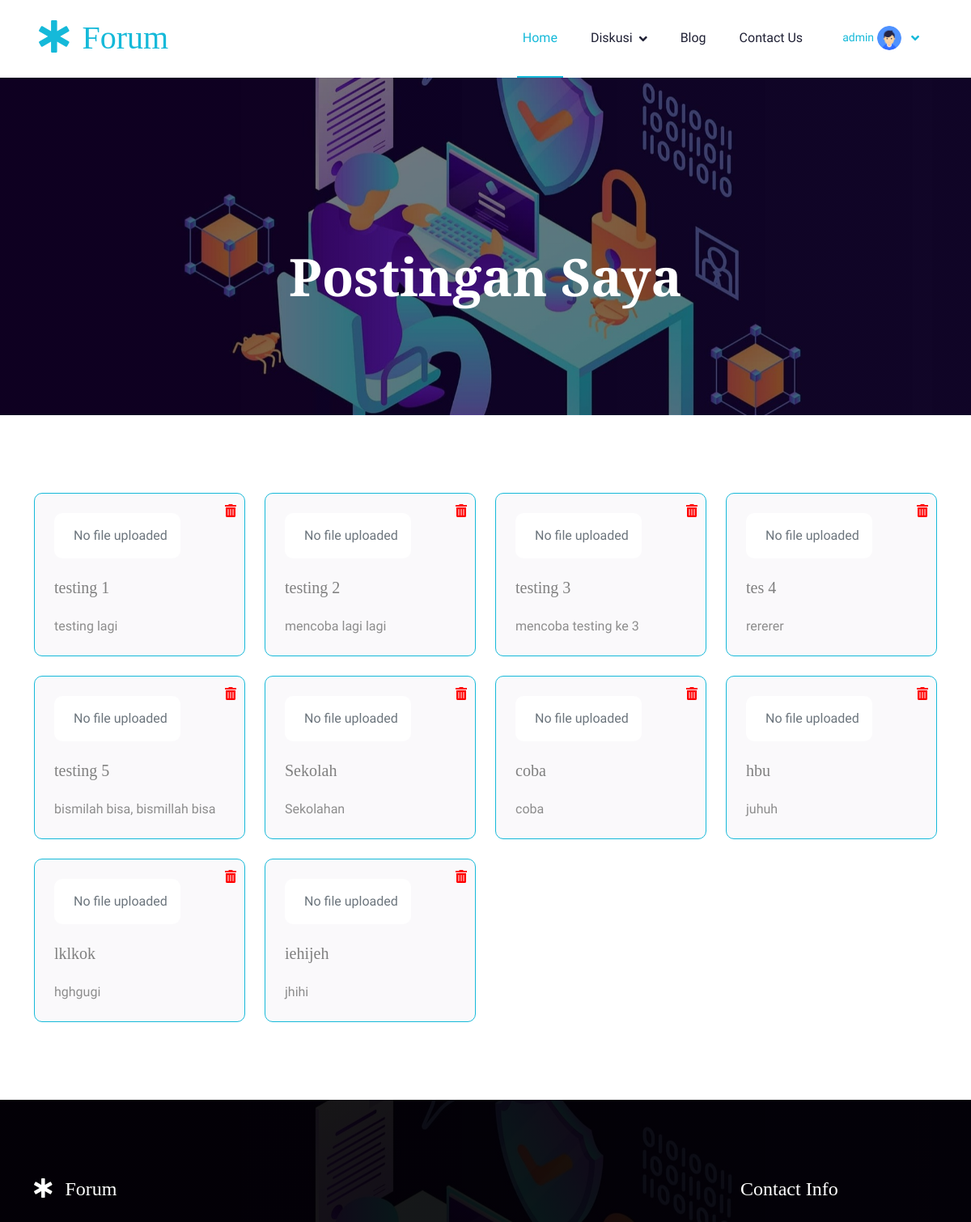
The page /mypost/ (signed in, upper part) on the database as committed earlier.
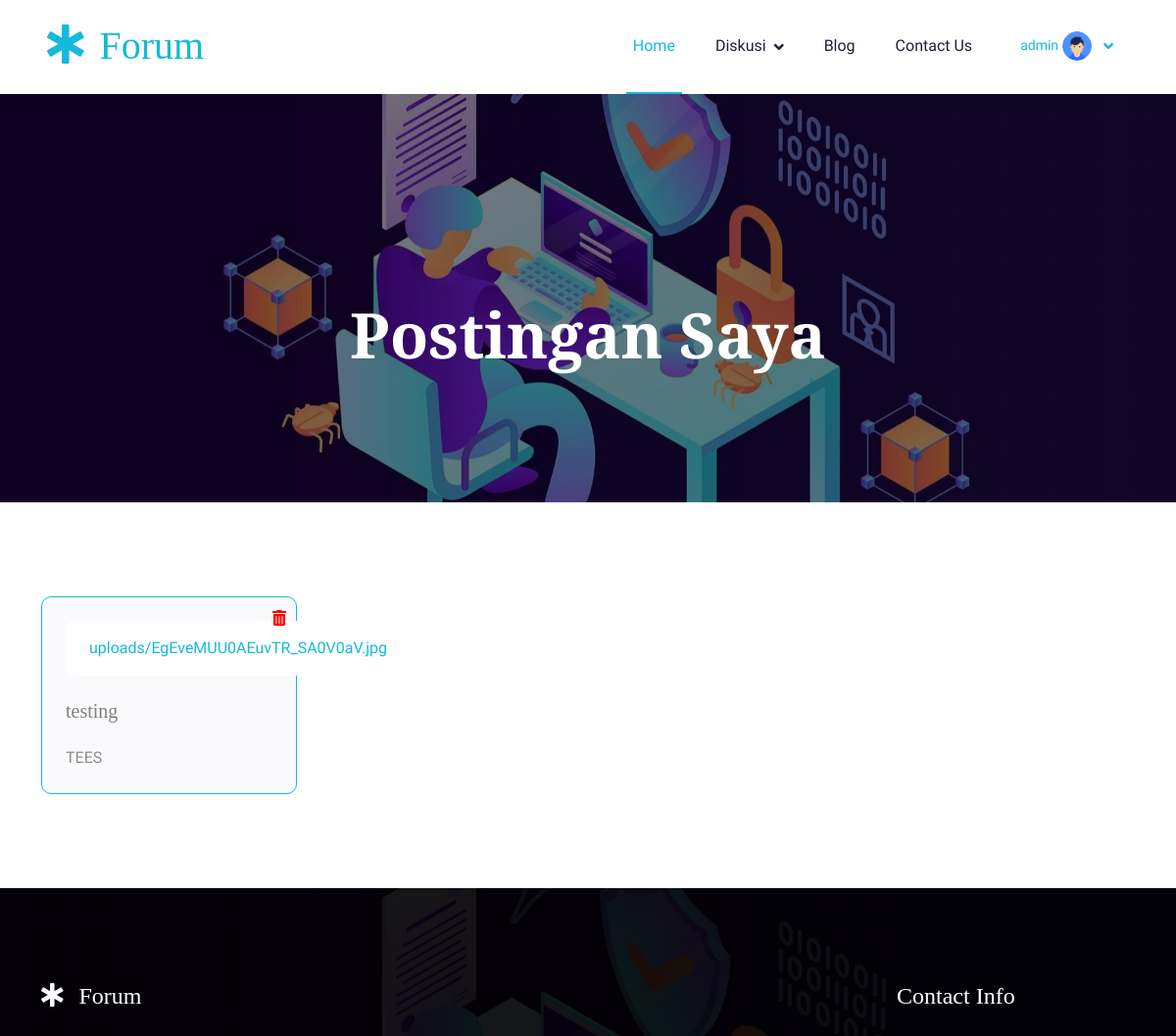
The same page on the database as committed later.
### forum/models.py (models this page shows, shortened)
class Post(models.Model):
    id = models.AutoField(primary_key=True)
    file_upload = models.FileField(blank=True, null=True, upload_to='uploads/')
    judul = models.CharField(max_length=100)
    deskripsi = models.CharField(max_length=100)
    semester = models.ForeignKey(KatMateri, on_delete=models.CASCADE)
    matkul = models.ForeignKey(MataKuliah, on_delete=models.CASCADE)
    pengguna = models.ForeignKey(User, on_delete=models.CASCADE)
    created_at = models.DateTimeField(auto_now_add=True)
    updated_at = models.DateTimeField(auto_now=True)
    class Meta:
        verbose_name_plural = "Posting"
        ordering = ['id']

### forum/views.py (the view)
# urls.py: path('mypost/', views.mypost, name='mypost'),
@login_required(login_url='/login/')
def mypost(request):
    posts = Post.objects.filter(pengguna=request.user)
    context = {
        'posts': posts,
    }
    return render(request, 'mypost.html', context)

### forum/templates/mypost.html (shortened to what this page needs)
<!DOCTYPE html>
<html lang="en">
  <head>
    <link rel="stylesheet" href="https://use.fontawesome.com/releases/v5.15.4/css/all.css" />
    <link href="https://cdn.jsdelivr.net/npm/bootstrap-icons@1.4.1/font/bootstrap-icons.css" rel="stylesheet" />
    {% load static %}
    <link href="{% static 'lib/animate/animate.min.css' %}" rel="stylesheet" />
    <link href="{% static 'lib/owlcarousel/assets/owl.carousel.min.css' %}" rel="stylesheet" />
    <link rel="stylesheet" href="{% static 'css/styles.css' %}" />
    <link rel="stylesheet" href="{% static 'css/bootstrap.min.css' %}" />
  </head>
  <body>
    {% include 'partials/navbar.html' %}
    <div class="container-fluid bg-breadcrumb">
      <div class="container text-center py-5" style="max-width: 900px;">
        <h3 class="text-white display-3 mb-4 wow fadeInDown" data-wow-delay="0.1s">Postingan Saya</h3>
      </div>
    </div>
    <div class="container-fluid feature py-5">
      <div class="container py-5">
        <div class="row g-4 justify-content-start">
          {% for post in posts %}
            <div class="col-md-6 col-lg-4 col-xl-3 wow fadeInUp" data-wow-delay="0.1s">
              <div class="row-cols-1 feature-item p-4 position-relative">
                <div class="col-12">
                  <div class="feature-icon mb-4">
                    <div class="p-3 d-inline-flex bg-white rounded">
                      <div class="card-delete-icon" onclick="deletePost({{ post.id }})">
                        <i class="fas fa-trash-alt"></i>
                      </div>
                      {% if post.file_upload %}
                        <a href="{% url 'download_file' post.file_upload.name %}" class="ms-2 wrap-text file-link">{{ post.file_upload.name }}</a>
                      {% else %}
                        <span class="ms-2 text-muted">No file uploaded</span>
                      {% endif %}
                    </div>
                  </div>
                  <div class="feature-content d-flex flex-column">
                    <h5 class="mb-4"><a href="{% url 'edit_post' post.id %}" style="color: gray;">{{ post.judul }}</a></h5>
                    <p class="mb-0">{{ post.deskripsi }}</p>
                  </div>
                </div>
              </div>
            </div>
          {% endfor %}
        </div>
      </div>
    </div>
    {% include 'partials/footer.html' %}
  </body>
</html>

Rows that differ between the two databases and show on the page:
removed Post: shows "No file uploaded", judul "testing 1", deskripsi "testing lagi"
removed Post: shows "No file uploaded", judul "testing 2", deskripsi "mencoba lagi lagi"
removed Post: shows "No file uploaded", judul "testing 3", deskripsi "mencoba testing ke 3"
removed Post: shows "No file uploaded", judul "tes 4", deskripsi "rererer"
removed Post: shows "No file uploaded", judul "testing 5", deskripsi "bismilah bisa, bismillah bisa"
removed Post: shows "No file uploaded", judul "Sekolah", deskripsi "Sekolahan"
removed Post: shows "No file uploaded", judul "coba", deskripsi "coba"
removed Post: shows "No file uploaded", judul "hbu", deskripsi "juhuh"
removed Post: shows "No file uploaded", judul "lklkok", deskripsi "hghgugi"
removed Post: shows "No file uploaded", judul "iehijeh", deskripsi "jhihi"
added Post: file_upload.name "uploads/EgEveMUU0AEuvTR_SA0V0aV.jpg", judul "testing", deskripsi "TEES"
